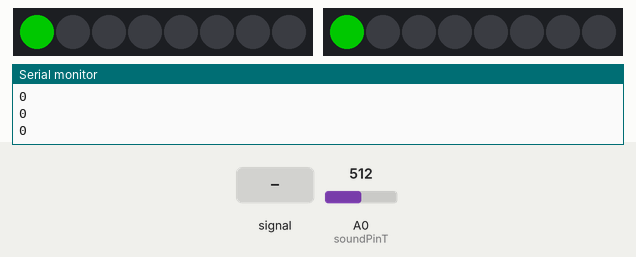
Recording of a sketch running on a simulated Arduino Uno, built with avr-gcc and run on an emulated ATmega328P. On the bench: 2 × 8 RGB LEDs in strip order, left to right, the last lines printed to the serial monitor. Inputs (shaded band) come from the test bench; at power-on: A0 (soundPinT) = 512. Dim RGB values are drawn brighter than linear.

Above: at 1.2 s.
1.3 s: A0 (soundPinT) fed a 2 Hz sine of ±306 counts around its level
At 2.4 s:
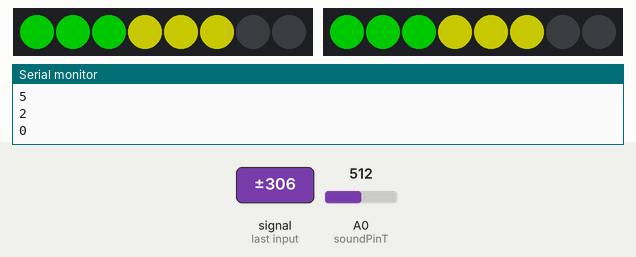
4.3 s: A0 (soundPinT) set to 1023
At 5.1 s:
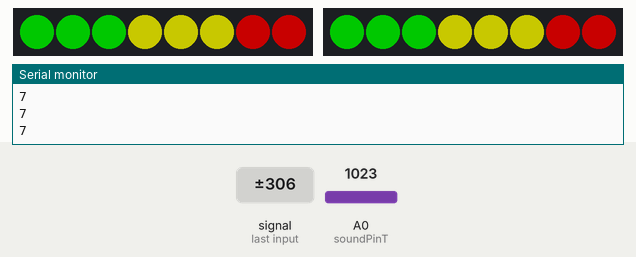
7.3 s: A0 (soundPinT) set to 1014
At 8.0 s:
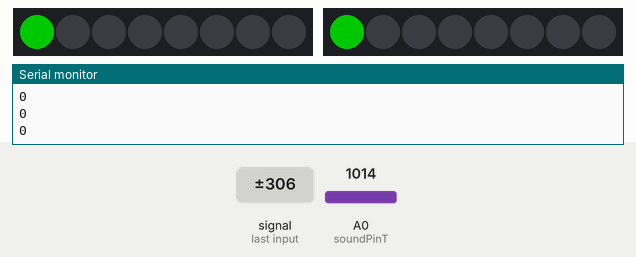
Timing chart, 0 to 10.3 s (numbered marks = the images above; inputs shaded):
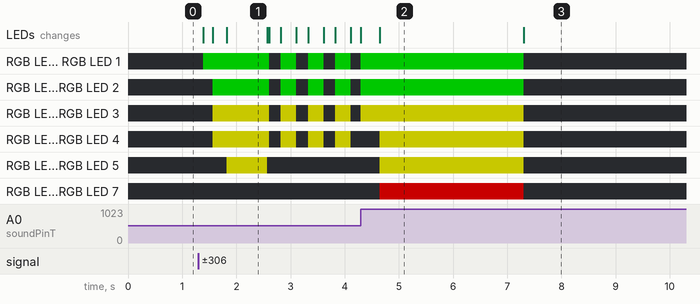

The sketch:

Vumetro-con-Arduino.ino
```cpp
/*
  Created by TEOS
  Domotic with Arduino https://goo.gl/btZpjs
  YouTube https://goo.gl/k7TUSZ
  Instagram https://goo.gl/zEIjia
  Facebook https://goo.gl/eivraR
  Twitter https://goo.gl/du5Wgn
  Github https://goo.gl/Xl5IiS
  Google Plus https://goo.gl/gBnUdh
  Web https://www.proyecto-teos.com
*/

#include <Adafruit_NeoPixel.h> //https://github.com/adafruit/Adafruit_NeoPixel

/*Declaration of the connection pins, number of neopyxels that the bar has,
pin of the microphone module, temporary window used for the measurement intervals.*/
const uint8_t pinPixelTA = 2, pinPixelTB = 3, numPixelsT = 8, soundPinT = A0, sampleWindowT = 35;

/*Instances of neopixels.*/
Adafruit_NeoPixel vuMeterAT(numPixelsT, pinPixelTA, NEO_GRB + NEO_KHZ800);
Adafruit_NeoPixel vuMeterBT(numPixelsT, pinPixelTB, NEO_GRB + NEO_KHZ800);

void setup() {
  Serial.begin(9600);
  /*The neopixels are started and a 100% brightness is established.*/
  vuMeterAT.begin();
  vuMeterBT.begin();
  vuMeterAT.setBrightness(100);
  vuMeterBT.setBrightness(100);
}

void loop() {
  /*In the for cycle, the iteration of the neopixels is performed, in the second
  parameter it receives the return value given by soundLevel(), which contains
  the number of neopixels that must be illuminated.*/
  for (uint8_t iT = 0; iT <= soundLevelT(); iT++) {
    /*All if statements evaluate the number of pixels to determine what color
    they should assign. Send the instruction of the neopíxel that should be
    illuminated and with what color (green, yellow and red respectively).*/
    if (iT <= 2) {
      vuMeterAT.setPixelColor(iT, vuMeterAT.Color(0, 255, 0));
      vuMeterBT.setPixelColor(iT, vuMeterBT.Color(0, 255, 0));
    }
    else if (iT <= 5) {
      vuMeterAT.setPixelColor(iT, vuMeterAT.Color(255, 255, 0));
      vuMeterBT.setPixelColor(iT, vuMeterBT.Color(255, 255, 0));
    }
    else if (iT <= 7) {
      vuMeterAT.setPixelColor(iT, vuMeterAT.Color(255, 0, 0));
      vuMeterBT.setPixelColor(iT, vuMeterBT.Color(255, 0, 0));
    }
    /*Shows the neopixel.*/
    vuMeterAT.show();
    vuMeterBT.show();
  }
  /*Clean the bar.*/
  vuMeterAT.clear();
  vuMeterBT.clear();
}

/*Variable that returns a number based on the voltage conversion detected by the
 microphone to a value that can be interpreted by the bar of neopixels.*/
uint8_t soundLevelT() {
  /*Declaration of variables. Stores the conversion value. Minimum and maximum signal
  for comparison of collected values. Analog port assignment and pin resolution bits*/
  String resultSerialT;
  unsigned long startMillisT = millis();
  uint16_t voltsToNeoPixelT, peakToPeakT, signalMaxT, signalMinT = 1023, incomingSoundT, bitsResolutionT = 1023;
  double voltsT;
  /*Cycle that allows to take samples and compare with the minimum and maximum readings,
  this to reduce the noise of the signal.*/
  while (millis() - startMillisT < sampleWindowT) {
    incomingSoundT = analogRead(soundPinT);
    if (incomingSoundT < bitsResolutionT) {
      if (incomingSoundT > signalMaxT)
        signalMaxT = incomingSoundT;
      else if (incomingSoundT < signalMinT)
        signalMinT = incomingSoundT;
    }
  }
  /*Amplitude of sound.*/
  peakToPeakT = signalMaxT - signalMinT;
  /*Conversion to tension.*/
  voltsT = (peakToPeakT * 5.0) / bitsResolutionT;
  /*Multiply by a factor of 10 to have better value control.*/
  voltsToNeoPixelT = voltsT * 10;
  /*The constrain function ensures that the delivered value is within the range of 0 to 7.*/
  voltsToNeoPixelT = constrain(voltsToNeoPixelT, 0, 7);
  /*The value is printed and returned.*/
  resultSerialT = String(voltsToNeoPixelT);
  Serial.println(resultSerialT);
  return voltsToNeoPixelT;
}
```

Measured:
- the behaviour switches between 1023 and 1022 on A0 (soundPinT) (found by bisection; images 2 and 3)
- after the input at 1.3 s, RGB LED 1: off → RGB(0, 100, 0) after 0.09 s, then repeats every 0.50 s: off 0.22 s, RGB(0, 100, 0) 0.29 s; RGB LED 2: off → RGB(0, 100, 0) after 0.27 s, then repeats every 0.50 s: off 0.22 s, RGB(0, 100, 0) 0.29 s
- after the input at 4.3 s, the LEDs: change after 0.35 s (image 2)
- after the input at 7.3 s, the LEDs: change at once (image 3)
- what the display in image 1 shows lasts 0.8 s, from 1.8 s to 2.6 s
